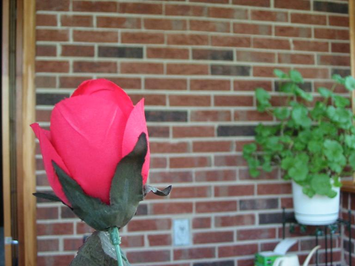
%> input picture Data/rose/source05_1.tif, 355 x 266 px, shrunk from 640 x 480 before the run
$ octave projectStatic.m   (GNU Octave 9; MATLAB toolbox functions it lacks are replaced by stand-ins)
%> lines starting %> are read from the running program, lines starting %| are printed output that depends on the picture
### Functions/focus.m
function [outputimage] = focus(data_im, option)
%> called with option = 1

    max_file = size(data_im,1);
%> max_file = 2
    measureBlur = cell(max_file,1);
%> measureBlur = {[], []}

    %% Calculating measure of Blur
    switch option
        case 1
           % filter=[0 -1 0 ; -1 5 -1 ; 0 -1 0];
            filter = [-1 -4 -1;-4 20 -4;-1 -4 -1];
            for i = 1:max_file
                measureBlur{i,1} = imfilter(mean(data_im{i,1},3),filter,'replicate');
            end
%> this loop made 2 passes
%> after the loop, measureBlur = 2 items
        case 2
            M = 5;
            N = 5;
            mask = ones(M,N);
            for i = 1:max_file
                slidingmean = conv2(mean(data_im{i,1},3), mask/(M*N), 'same');
                measureBlur{i,1} = sqrt( conv2(mean(data_im{i,1},3).^2,mask/(M*N),'same') - slidingmean.^2 );
            end
        case 3
            for i = 1:max_file
                [Gmag, Gdir] = imgradient(mean(data_im{i,1},3),'intermediatedifference'); %sobel
                measureBlur{i,1} = Gmag;
            end
        case 4
            filter_row=[-1;2;-1];
            filter_col=[-1 2 -1];
            for i = 1:max_file
                tempim=mean(data_im{i,1},3);
                measureBlur{i,1} =abs(imfilter(tempim,filter_row,'replicate'))+abs(imfilter(tempim,filter_col,'replicate'));
            end
        case 5
            for i = 1:max_file
                tempim=mean(data_im{i,1},3);
                tempim=medfilt2(tempim,[3 1],'symmetric');
                % assume periodicity
                Ir=tempim-0.5*circshift(tempim,2,1)-0.5*circshift(tempim,-2,1);
                tempim=mean(data_im{i,1},3);
                tempim=medfilt2(tempim,[1 3],'symmetric');
                Ic=tempim-0.5*circshift(tempim,2,2)-0.5*circshift(tempim,-2,2);
                 measureBlur{i,1}=Ir.^2+Ic.^2;
            end

        case 6
            M = 3;
            N = 3;
            beta = 0.5;
            alpha = 1;
            mask = ones(M,N);

            for i = 1:max_file
                [Ic, Ir] = gradient(mean(data_im{i,1},3));
                IcSum = conv2(Ic.^2, mask/(M*N), 'same');
                IrSum = conv2(Ir.^2, mask/(M*N), 'same');
                IrIcSum = conv2(Ic.*Ir, mask/(M*N), 'same');
                [rows,cols,ch] = size(data_im{i});
                A = zeros(rows,cols);
                theta = zeros(rows,cols);
                for j = 1:rows
                    for k = 1:cols
                        C = [ IcSum(j,k) IrIcSum(j,k); IrIcSum(j,k) IrSum(j,k)];
                        [V,D] = eig(C);
                        A(j,k) = D(1,1)-D(2,2);
                        theta(j,k) = atan(V(2,1)/V(1,1));
                    end
                end
                thetaMean = conv2(theta, mask/(M*N), 'same');
                P =  cos(theta-thetaMean);
                measureBlur{i,1} = (P.^beta).*(A.^alpha);
            end


        otherwise
            disp('Incorrect option')
    end


    %% Building final image
    [rows,cols,ch] = size(data_im{i});
%> rows = 266; cols = 355; ch = 3
    outputimage = (zeros(rows,cols,ch));
%> outputimage: size 266x355x3 double; every value is 0
    weight = zeros(rows,cols,max_file);
    for k = 1:max_file
        weight(:,:,k) = weight(:,:,k) + measureBlur{k,1};
    end

    weightNorm = zeros(rows,cols,max_file);
    pixel = 0;
    for k = 1:max_file
        weight(isnan(weight))=0;
        weight((weight)<=1e-10)=0;

        weightNorm(:,:,k) = weight(:,:,k)./sum(weight,3);
        weightNorm(isnan(weightNorm))=1/max_file;
        replaceImage =  weightNorm(:,:,k).*im2double(data_im{k,1});
        replaceImage(isnan(replaceImage)) = 0;
        outputimage(:,:,:) = outputimage(:,:,:) + replaceImage;
        %end
    end
%> this loop made 2 passes
%> pass 1, in focus, `replaceImage =  weightNorm(:,:,k).*im2double(data_im{k,1});`:
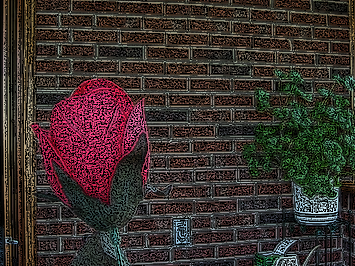
%> replaceImage: size 266x355x3 double; mean R, G, B 0.236, 0.194, 0.181
%> pass 2, in focus, `replaceImage =  weightNorm(:,:,k).*im2double(data_im{k,1});`:
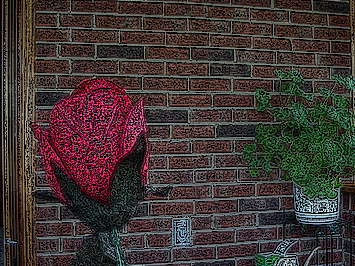
%> replaceImage: size 266x355x3 double; mean R, G, B 0.255, 0.211, 0.204
%> after the loop:
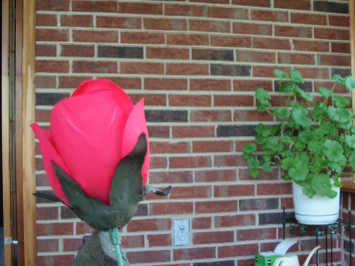
%> outputimage: size 266x355x3 double; mean R, G, B 0.491, 0.405, 0.384
    ana = 0;

### projectStatic.m
%% Project - IMA206
% Authors:
% Renata Baptista - baptista@telecom-paristech.fr
% Roland Akiki - roland.akiki@telecom-paristech.fr


%% Initial configurations
clc;
clear;
%path = 'C:\Users\User\Desktop\Roland\studies\TELECOM\2A\P3\IMA 206\Multifocus proj\';
path = 'C:\Users\Renata Baptista\Desktop\MultiFocus_Project\';

cd(path);
addpath =[path 'Functions\'];
addpath =[path 'Results\'];
addpath =[path 'Data\'];

filename_rose = ['Data\rose\source05_1.tif';'Data\rose\source05_2.tif'];
filename_bug = ['Data\bug\b_bigbug0000_croppped.png'; 'Data\bug\b_bigbug0001_croppped.png';'Data\bug\b_bigbug0002_croppped.png';'Data\bug\b_bigbug0003_croppped.png';'Data\bug\b_bigbug0004_croppped.png';'Data\bug\b_bigbug0005_croppped.png';'Data\bug\b_bigbug0006_croppped.png';'Data\bug\b_bigbug0007_croppped.png';'Data\bug\b_bigbug0008_croppped.png';'Data\bug\b_bigbug0009_croppped.png';'Data\bug\b_bigbug0010_croppped.png';'Data\bug\b_bigbug0011_croppped.png';'Data\bug\b_bigbug0012_croppped.png'];
filename_book = ['Data\book\source01_1.tif';'Data\book\source01_2.tif'];

% choosing data base
filename = filename_rose;
filename_result = 'Results\rose_weight';


%% Creating and setting variable
size_file = size(filename);
max_file = size_file(1);

data_im = cell(max_file,1);
measureBlur = cell(max_file,1);

% 1 - laplacian, 2 - variance, 3-gradient 4-Sum-modified-Laplacian
% 5- Frequency selective weighted median filter
option = 1;
filename_result = [filename_result '_option' num2str(option) '.png'];

for i = 1:max_file
    fullpath = [path filename(i,:)];
    data_im{i,1} = imread(fullpath);
end

%% Calculating measure of Blur
outputimage = focus(data_im,option);
imshow(im2uint8(outputimage));
imwrite(im2uint8(outputimage),filename_result);
